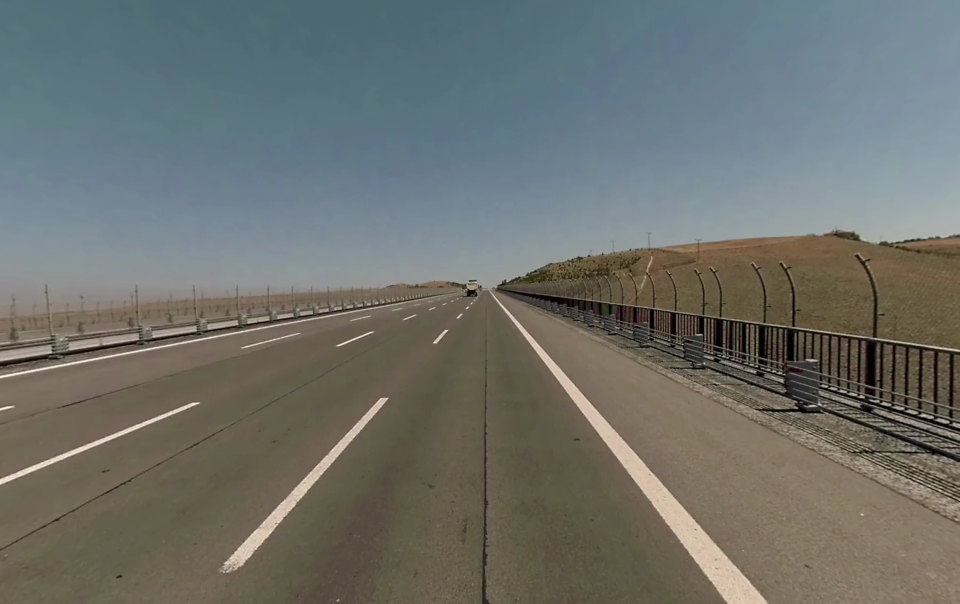
#> input picture resource/1.png, 1920 x 1208 px (shown at 1/2 size)
$ python ipm.py   (older library calls are emulated)
#> lines starting #> are read from the running program, lines starting #| are printed output that depends on the picture; after the words box and inside, x2 and y2 are one past the last pixel; in counts of white or black regions, pixels touching at a corner belong together
#> (reads camera.json from the repository)
### utils.py
import json

import numpy as np


# =========================================================
# Geometry
# =========================================================
def rotation_from_euler(roll=1., pitch=1., yaw=1.):
    """
    Get rotation matrix
    Args:
        roll, pitch, yaw:       In radians

    Returns:
        R:          [4, 4]
    """
    si, sj, sk = np.sin(roll), np.sin(pitch), np.sin(yaw)
    ci, cj, ck = np.cos(roll), np.cos(pitch), np.cos(yaw)
    cc, cs = ci * ck, ci * sk
    sc, ss = si * ck, si * sk

    R = np.identity(4)
    R[0, 0] = cj * ck
    R[0, 1] = sj * sc - cs
    R[0, 2] = sj * cc + ss
    R[1, 0] = cj * sk
    R[1, 1] = sj * ss + cc
    R[1, 2] = sj * cs - sc
    R[2, 0] = -sj
    R[2, 1] = cj * si
    R[2, 2] = cj * ci
    return R


def translation_matrix(vector):
    """
    Translation matrix

    Args:
        vector list[float]:     (x, y, z)

    Returns:
        T:      [4, 4]
    """
    M = np.identity(4)
    M[:3, 3] = vector[:3]
    return M


def load_camera_params(file):
    """
    Get the intrinsic and extrinsic parameters
    Returns:
        Camera extrinsic and intrinsic matrices
    """
    with open(file, 'rt') as handle:
        p = json.load(handle)

    fx, fy = p['fx'], p['fy']
    u0, v0 = p['u0'], p['v0']

    pitch, roll, yaw = p['pitch'], p['roll'], p['yaw']
    x, y, z = p['x'], p['y'], p['z']

    #print(pitch)

    # Intrinsic
    K = np.array([[fx, 0, u0, 0],
                  [0, fy, v0, 0],
                  [0, 0, 1, 0],
                  [0, 0, 0, 1]])

    # Extrinsic
    R_veh2cam = np.transpose(rotation_from_euler(roll, pitch, yaw))
    T_veh2cam = translation_matrix((-x, -y, -z))

    # Rotate to camera coordinates
    R = np.array([[0., -1., 0., 0.],
                  [0., 0., -1., 0.],
                  [1., 0., 0., 0.],
                  [0., 0., 0., 1.]])

    RT = R @ R_veh2cam @ T_veh2cam
    return RT, K


# =========================================================
# Projections
# =========================================================
def perspective(cam_coords, proj_mat, h, w):
    """
    P = proj_mat @ (x, y, z, 1)
    Project cam2pixel

    Args:
        cam_coords:         [4, npoints]
        proj_mat:           [4, 4]

    Returns:
        pix coords:         [h, w, 2]
    """
    eps = 1e-7
    pix_coords = proj_mat @ cam_coords

    pix_coords = pix_coords[:2, :] / (pix_coords[2, :] + eps)
    pix_coords = np.reshape(pix_coords, (2, h, w))
    pix_coords = np.transpose(pix_coords, (1, 2, 0))
    return pix_coords


def bilinear_sampler(imgs, pix_coords):
    """
    Construct a new image by bilinear sampling from the input image.
    Args:
        imgs:                   [H, W, C]
        pix_coords:             [h, w, 2]
    :return:
        sampled image           [h, w, c]
    """
    img_h, img_w, img_c = imgs.shape
#> img_h = 1208; img_w = 1920; img_c = 3
    pix_h, pix_w, pix_c = pix_coords.shape
    out_shape = (pix_h, pix_w, img_c)
#> out_shape = (800, 800, 3)

    pix_x, pix_y = np.split(pix_coords, [1], axis=-1)  # [pix_h, pix_w, 1]
    pix_x = pix_x.astype(np.float32)
    pix_y = pix_y.astype(np.float32)

    # Rounding
    pix_x0 = np.floor(pix_x)
    pix_x1 = pix_x0 + 1
    pix_y0 = np.floor(pix_y)
    pix_y1 = pix_y0 + 1

    # Clip within image boundary
    y_max = (img_h - 1)
#> y_max = 1207
    x_max = (img_w - 1)
#> x_max = 1919
    zero = np.zeros([1])

    pix_x0 = np.clip(pix_x0, zero, x_max)
    pix_y0 = np.clip(pix_y0, zero, y_max)
    pix_x1 = np.clip(pix_x1, zero, x_max)
    pix_y1 = np.clip(pix_y1, zero, y_max)

    # Weights [pix_h, pix_w, 1]
    wt_x0 = pix_x1 - pix_x
    wt_x1 = pix_x - pix_x0
    wt_y0 = pix_y1 - pix_y
    wt_y1 = pix_y - pix_y0

    # indices in the image to sample from
    dim = img_w
#> dim = 1920

    # Apply the lower and upper bound pix coord
    base_y0 = pix_y0 * dim
    base_y1 = pix_y1 * dim

    # 4 corner vertices
    idx00 = (pix_x0 + base_y0).flatten().astype(np.int)
    idx01 = (pix_x0 + base_y1).astype(np.int)
    idx10 = (pix_x1 + base_y0).astype(np.int)
    idx11 = (pix_x1 + base_y1).astype(np.int)

    # Gather pixels from image using vertices
    imgs_flat = imgs.reshape([-1, img_c]).astype(np.float32)
    im00 = imgs_flat[idx00].reshape(out_shape)
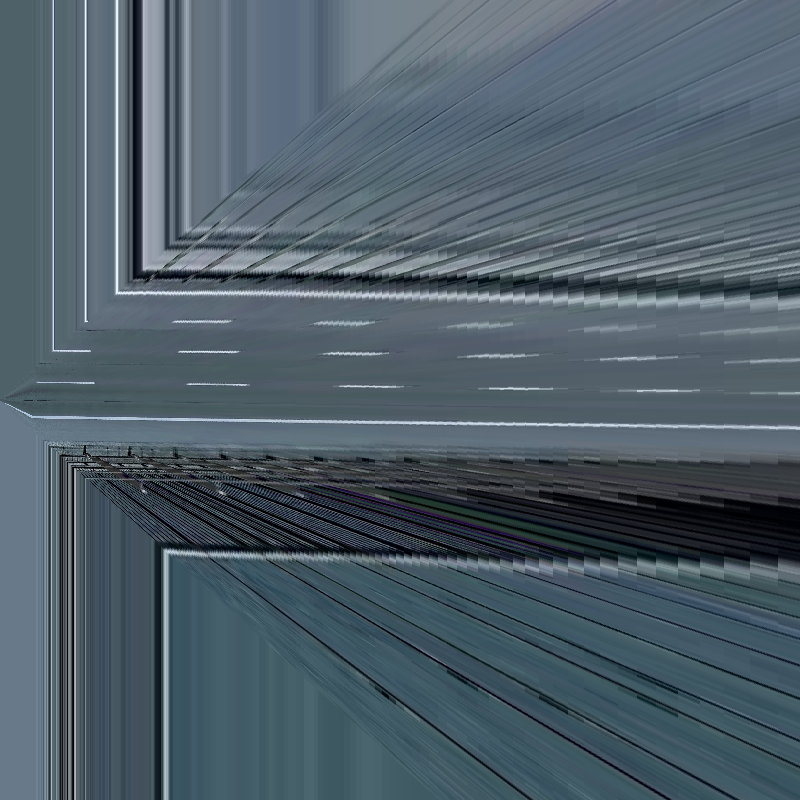
#> im00: shape (800, 800, 3) float32; mean of channels 0, 1, 2 105, 94.2, 78.6; drawn as B, G, R
    im01 = imgs_flat[idx01].reshape(out_shape)
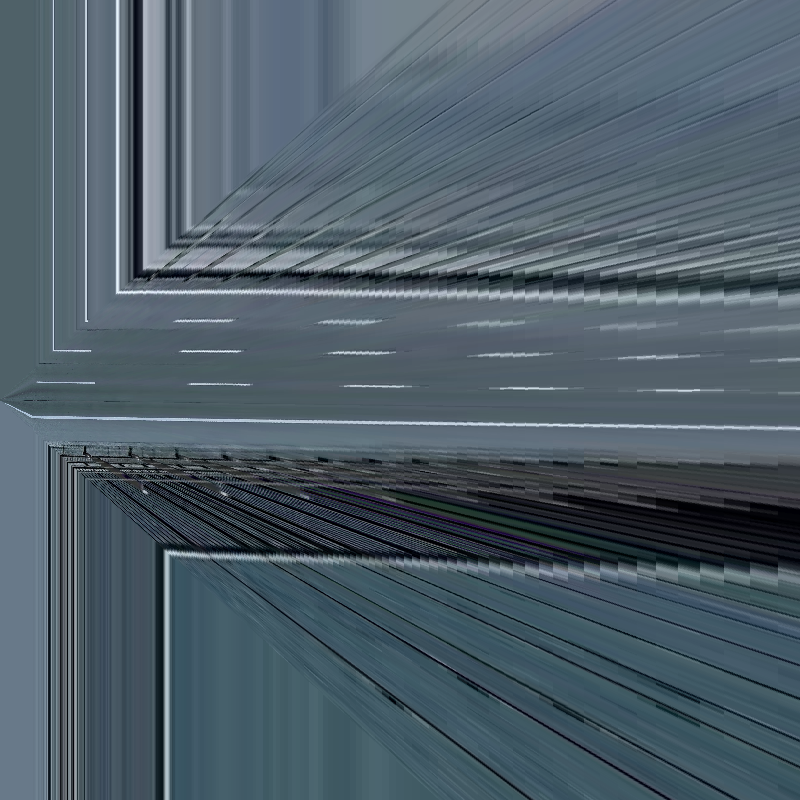
#> im01: shape (800, 800, 3) float32; mean of channels 0, 1, 2 104.8, 94, 78.4; drawn as B, G, R
    im10 = imgs_flat[idx10].reshape(out_shape)
    im11 = imgs_flat[idx11].reshape(out_shape)

    # Apply weights [pix_h, pix_w, 1]
    w00 = wt_x0 * wt_y0
    w01 = wt_x0 * wt_y1
    w10 = wt_x1 * wt_y0
    w11 = wt_x1 * wt_y1
    output = w00 * im00 + w01 * im01 + w10 * im10 + w11 * im11
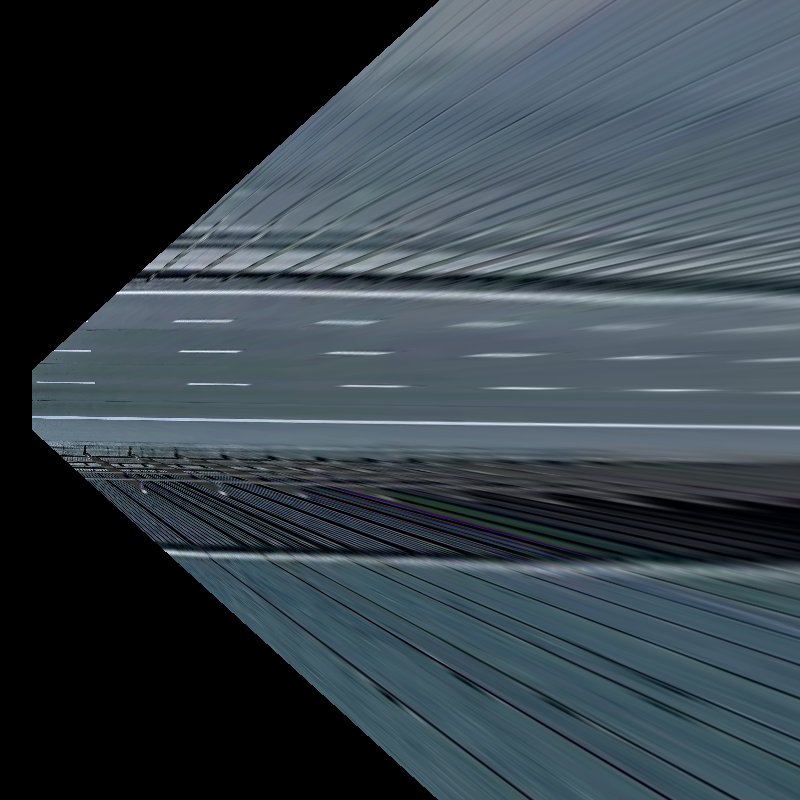
#> output: shape (800, 800, 3) float64; mean of channels 0, 1, 2 73.5, 65.9, 54.9; drawn as B, G, R
    return output


# [20 lines left out: function warped, not called in this run]


class Plane:
    """
    Defines a plane in the world
    """

    def __init__(self, x, y, z, roll, pitch, yaw,
                 col, row, scale):
        self.x, self.y, self.z = x, y, z
        self.roll, self.pitch, self.yaw = roll, pitch, yaw

        self.col, self.row = col, row
        self.scale = scale

        self.xyz = self.xyz_coord()

    def xyz_coord(self):
        """
        Returns:
            Grid coordinate: [b, 3/4, row*cols]
        """
        xmin = self.x
        xmax = self.x + self.col * self.scale
        ymin = self.y
        ymax = self.y + self.row * self.scale
        return meshgrid(xmin, xmax, self.col,
                        ymin, ymax, self.row)


def meshgrid(xmin, xmax, num_x, ymin, ymax, num_y, is_homogeneous=True):
    """
    Grid is parallel to z-axis

    Returns:
        array x,y,z,[1] coordinate   [3/4, num_x * num_y]
    """
    x = np.linspace(xmin, xmax, num_x)
    y = np.linspace(ymin, ymax, num_y)
    x, y = np.meshgrid(x, y)
    x = x.flatten()
    y = y.flatten()
    z = np.zeros_like(x)

    if is_homogeneous:
        coords = np.stack([x, y, z, np.ones_like(x)], axis=0)
    else:
        coords = np.stack([x, y, z], axis=0)
    return coords

### myLine.py
class myLine:
  def __init__(self, x1, y1, x2, y2):
    self.x1 = x1
    self.y1 = y1
    self.x2 = x2
    self.y2 = y2

### ipm.py
import cv2
import matplotlib.pyplot as plt
import numpy as np
import json
import threading
import logging
import time
import math

from myLine import myLine
from time import sleep
from PIL import Image
from pynput import keyboard
from utils import perspective, Plane, load_camera_params, bilinear_sampler, warped

image = cv2.cvtColor(cv2.imread('resource/1.png'), cv2.COLOR_BGR2RGB)
interpolation_fn = bilinear_sampler  # or warped
TARGET_H, TARGET_W = 800, 800
INCREMENT_COEFF = 0.0005
LINE_REMOVING_COEFF = 30
DARKNESS_THRESHOLD_COEFF = 150
PARALLELISM_TOLERANCE = 1 #comparison level for detecting paralelism

def ipm_from_parameters(image, xyz, K, RT, interpolation_fn):
    # Flip y points positive upwards
    xyz[1] = -xyz[1]
    P = K @ RT
    pixel_coords = perspective(xyz, P, TARGET_H, TARGET_W)
    image2 = interpolation_fn(image, pixel_coords)
    return image2.astype(np.uint8)

def warp(pitch):
    # Derived method
    plane = Plane(0, -40, 0, 0, 0, 0, TARGET_H, TARGET_W, 0.1)
    # Retrieve camera parameters
    extrinsic, intrinsic = load_camera_params('camera.json')
    # Apply perspective transformation
    warped1 = ipm_from_parameters(image, plane.xyz, intrinsic, extrinsic, interpolation_fn)

    fig, ax1 = plt.subplots(1,1)
    im = ax1.imshow(warped1)
    val = 'IPM with ' + str(pitch) + ' Pitch'
    ax1.set_title('IPM with ' + str(pitch) + ' Pitch')
    plt.tight_layout()
    plt.savefig('org.png')
    gray = cv2.cvtColor(warped1, cv2.COLOR_BGR2GRAY)
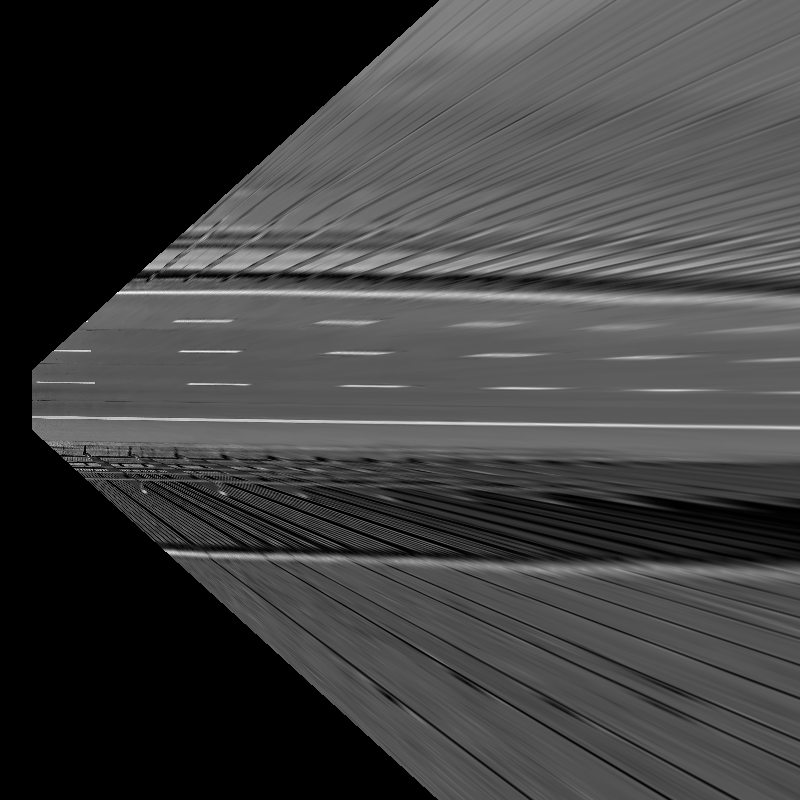
#> gray: shape (800, 800); min 0, max 246, mean 63.1

    cv2.imwrite('gray.png', gray)

def remove_dark_pixels():
    im = Image.open('gray.png')
    px = im.load()

    for i in range(im.width):
       for j in range(im.height):
           if (px[i,j] < DARKNESS_THRESHOLD_COEFF):
               px[i,j] = 0

    im.save('threshold_filter_gray.png')

def distance(x1, y1, x2, y2):
    d = math.sqrt((x2 - x1) * (x2 - x1) + (y2 - y1) * (y2 - y1))
    return d

def get_lines():
    det_lines = []
    rm_lines = []
    threshold_filter_gray = cv2.imread('threshold_filter_gray.png')
#> threshold_filter_gray: shape (800, 800, 3); min 0, max 246, mean 3
    kernel_size = 5
    blur_gray = cv2.GaussianBlur(threshold_filter_gray,(kernel_size, kernel_size),0)
    low_threshold = 50
    high_threshold = 150
    canny_out = cv2.Canny(blur_gray, low_threshold, high_threshold)
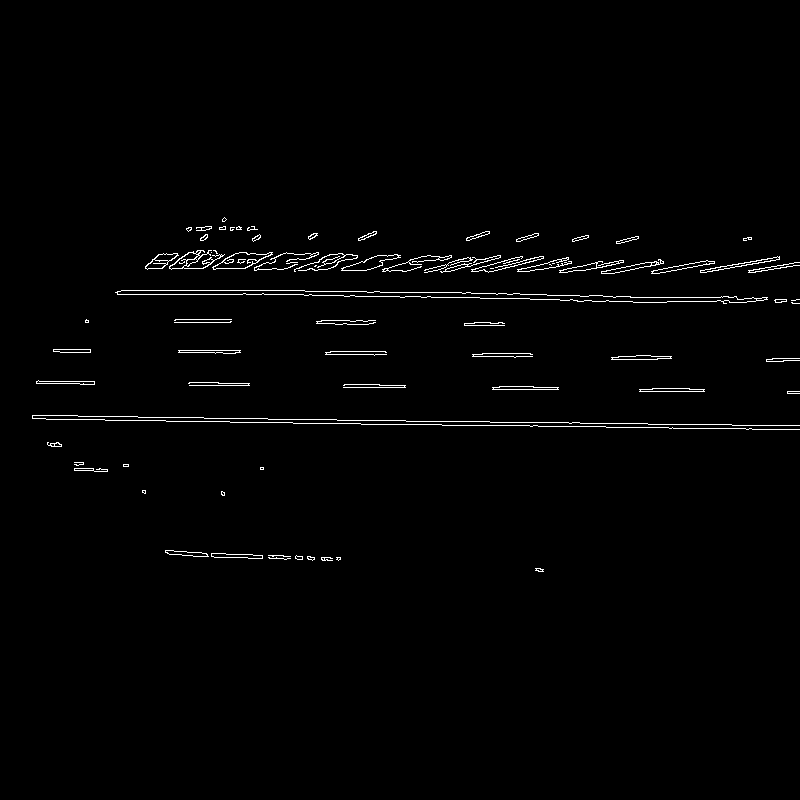
#> canny_out: shape (800, 800); 1.3% white in thin lines or dots, all inside (x1, y1, x2, y2) = (32, 217, 800, 572)
    cv2.imwrite('canny_out.png',canny_out)

    #get lines
    lines = cv2.HoughLines(canny_out, 1, np.pi / 180, 245)
#> lines = [[285, 1.59], [289, 1.59], [414, 1.59], [417, 1.59]]

    if lines is None or len(lines) == 0: #bug fix for crash
        return 0

    for line in lines:
        rho,theta = line[0]
        a = np.cos(theta)
        b = np.sin(theta)
        x0 = a * rho
        y0 = b * rho
        x1 = int(x0 + 1000 * (-b)) # x1 stores the rounded off value of (r * cos(theta) - 1000 * sin(theta))
        y1 = int(y0 + 1000 * (a)) # y1 stores the rounded off value of (r * sin(theta)+ 1000 * cos(theta))
        x2 = int(x0 - 1000 * (-b)) # x2 stores the rounded off value of (r * cos(theta)+ 1000 * sin(theta))
        y2 = int(y0 - 1000 * (a)) # y2 stores the rounded off value of (r * sin(theta)- 1000 * cos(theta))
        ll = myLine(x1, y1, x2, y2)
        det_lines.append(ll)
        cv2.line(threshold_filter_gray, (x1, y1), (x2, y2), (255, 0, 0), 2)
#> this loop made 4 passes
#> (line, rho, x0, y0, x1, y1, x2, y2) on passes 1 to 4: ([[285, 1.59]], 285, -4.97, 285, -1004, 267, 994, 302), ([[289, 1.59]], 289, -5.04, 289, -1004, 271, 994, 306), ([[414, 1.59]], 414, -7.23, 413.9, -1007, 396, 992, 431), ([[417, 1.59]], 417, -7.28, 416.9, -1007, 399, 992, 434)
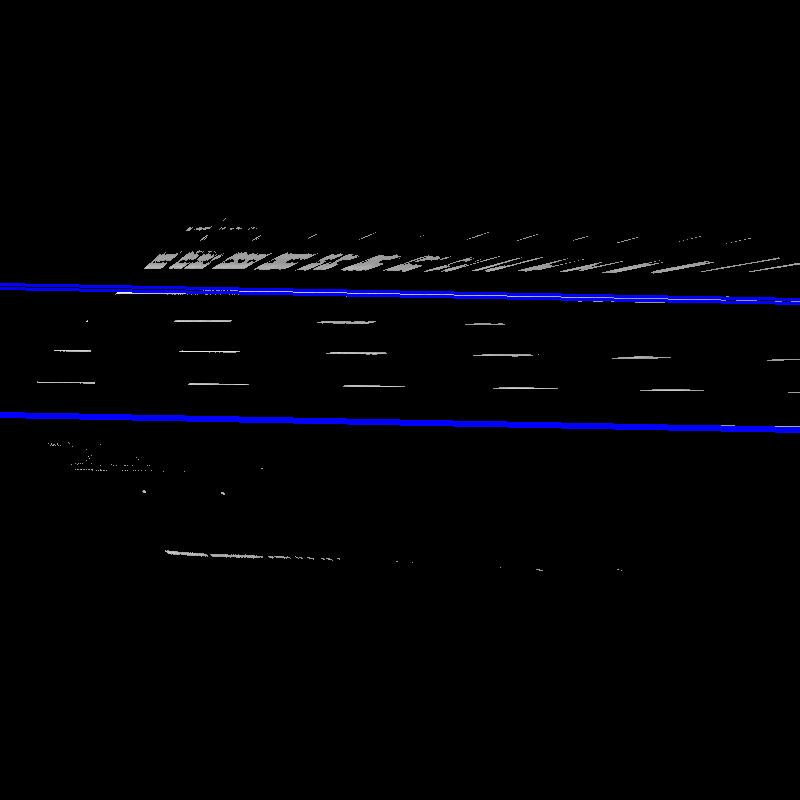
#> threshold_filter_gray: shape (800, 800, 3); mean B, G, R 5.6, 1.7, 1.7
#> after the loop, det_lines = 4 items
        #print("x1: " + str(x1) + "\ty1:" + str(y1)+ "\tx2:" + str(x2)+ "\ty2:" + str(y2))

    #find duplicate lines
    lineCount = len(det_lines)
#> lineCount = 4
    #print("\nlineCount: " + str(lineCount))
    if(lineCount >= 2):
        i = 0
        while i<lineCount:
            j = i + 1
            while j<lineCount:
                #print(str(i) + " " + str(j))
                #print(str(det_lines[i].x1) + "\t" + str(det_lines[i].y1)+ "\t" + str(det_lines[i].x2)+ "\t" + str(det_lines[i].y2))
                #print(str(det_lines[j].x1) + "\t" + str(det_lines[j].y1)+ "\t" + str(det_lines[j].x2)+ "\t" + str(det_lines[j].y2))
                dist_start = distance(det_lines[i].x1, det_lines[i].y1, det_lines[j].x1, det_lines[j].y1)
                dist_end = distance(det_lines[i].x2, det_lines[i].y2, det_lines[j].x2, det_lines[j].y2)
                #print("d1 " + str(dist_start))
                #print("d2 " + str(dist_end))
                if(dist_start < LINE_REMOVING_COEFF and dist_end < LINE_REMOVING_COEFF):
                    #print("****remove " + str(i))
                    if(i not in rm_lines):
                        rm_lines.append(i)
                j = j + 1
            i = i + 1
#> this loop made 4 passes
#> after the loop, i = 4; rm_lines = [0, 2]

    #remove duplicate lines
    #print("rm_lines" + str(rm_lines))
    while len(rm_lines) > 0:
        det_lines.pop(rm_lines[0])
        rm_lines.pop(0)
        rm_lines = [x - 1 for x in rm_lines]
#> this loop made 2 passes
#> rm_lines on pass 1: [1]
#> after the loop, det_lines = 2 items; rm_lines = []
        #print("rm_lines" + str(rm_lines))

    #draw plot
    for i in range(len(det_lines)):
        cv2.line(threshold_filter_gray, (det_lines[i].x1, det_lines[i].y1), (det_lines[i].x2, det_lines[i].y2), (0, 0, 255), 2)
#> this loop made 2 passes
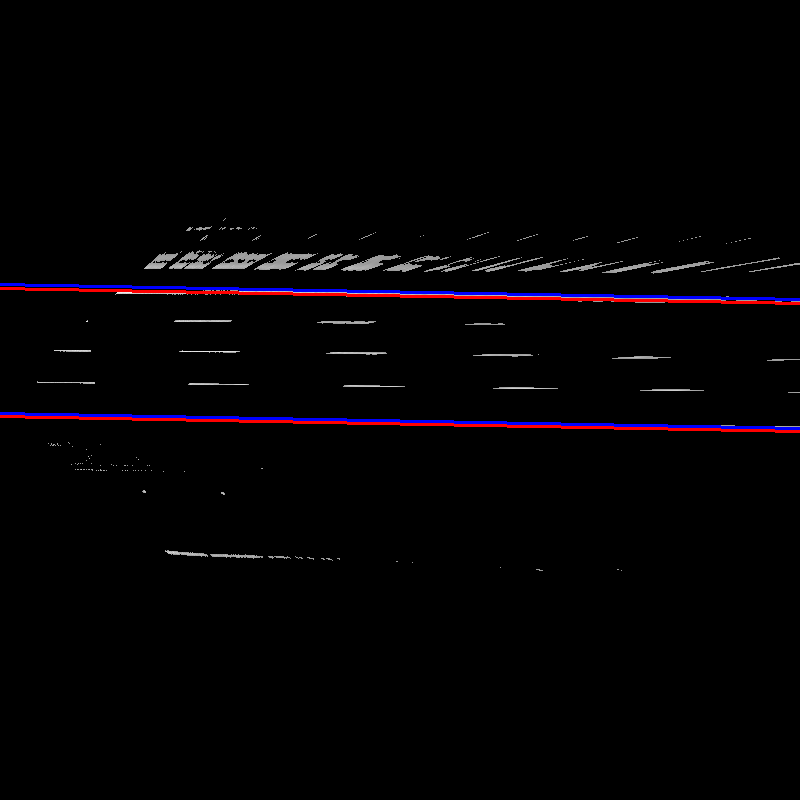
#> threshold_filter_gray: shape (800, 800, 3); 0.75% of pixels changed, all inside (x1, y1, x2, y2) = (0, 287, 800, 433)

    cv2.imshow('image', threshold_filter_gray)
    cv2.imwrite('lines.png', threshold_filter_gray)

    lineCount = len(det_lines)
#> lineCount = 2
    if(lineCount >= 2):
        i = 0
        while i<lineCount:
            j = i + 1
            while j<lineCount:
                #print(str(i) + " " + str(j))
                #print(str(det_lines[i].x1) + "\t" + str(det_lines[i].y1)+ "\t" + str(det_lines[i].x2)+ "\t" + str(det_lines[i].y2))
                #print(str(det_lines[j].x1) + "\t" + str(det_lines[j].y1)+ "\t" + str(det_lines[j].x2)+ "\t" + str(det_lines[j].y2))
                dist_start = distance(det_lines[i].x1, det_lines[i].y1, det_lines[j].x1, det_lines[j].y1)
                dist_end = distance(det_lines[i].x2, det_lines[i].y2, det_lines[j].x2, det_lines[j].y2)
                #print("d1 " + str(dist_start))
                #print("d2 " + str(dist_end))
                if(abs(dist_start - dist_end) < PARALLELISM_TOLERANCE):
                    return 1
                j = j + 1
            i = i + 1
#> this loop made 1 pass
#> after the loop, i = 0
    return 0

if __name__ == '__main__':
    a_file = open("camera.json", "r")
    json_object = json.load(a_file)
    pitch = json_object['pitch']
    a_file.close()

    cv2.namedWindow('image', cv2.WINDOW_NORMAL)
    cv2.resizeWindow('image', 900, 900)

    while True:
        print("pitch: " + str(pitch))
        warp(pitch)
        remove_dark_pixels()

        if(get_lines() == 1):
            cv2.waitKey(0)
            cv2.destroyAllWindows()
            break
        else:
            cv2.waitKey(1)

        pitch = pitch + INCREMENT_COEFF
        json_object['pitch'] = pitch
        a_file = open("camera.json", "w")
        json.dump(json_object, a_file)
        a_file.close()

    print("\n\n\nexit")
